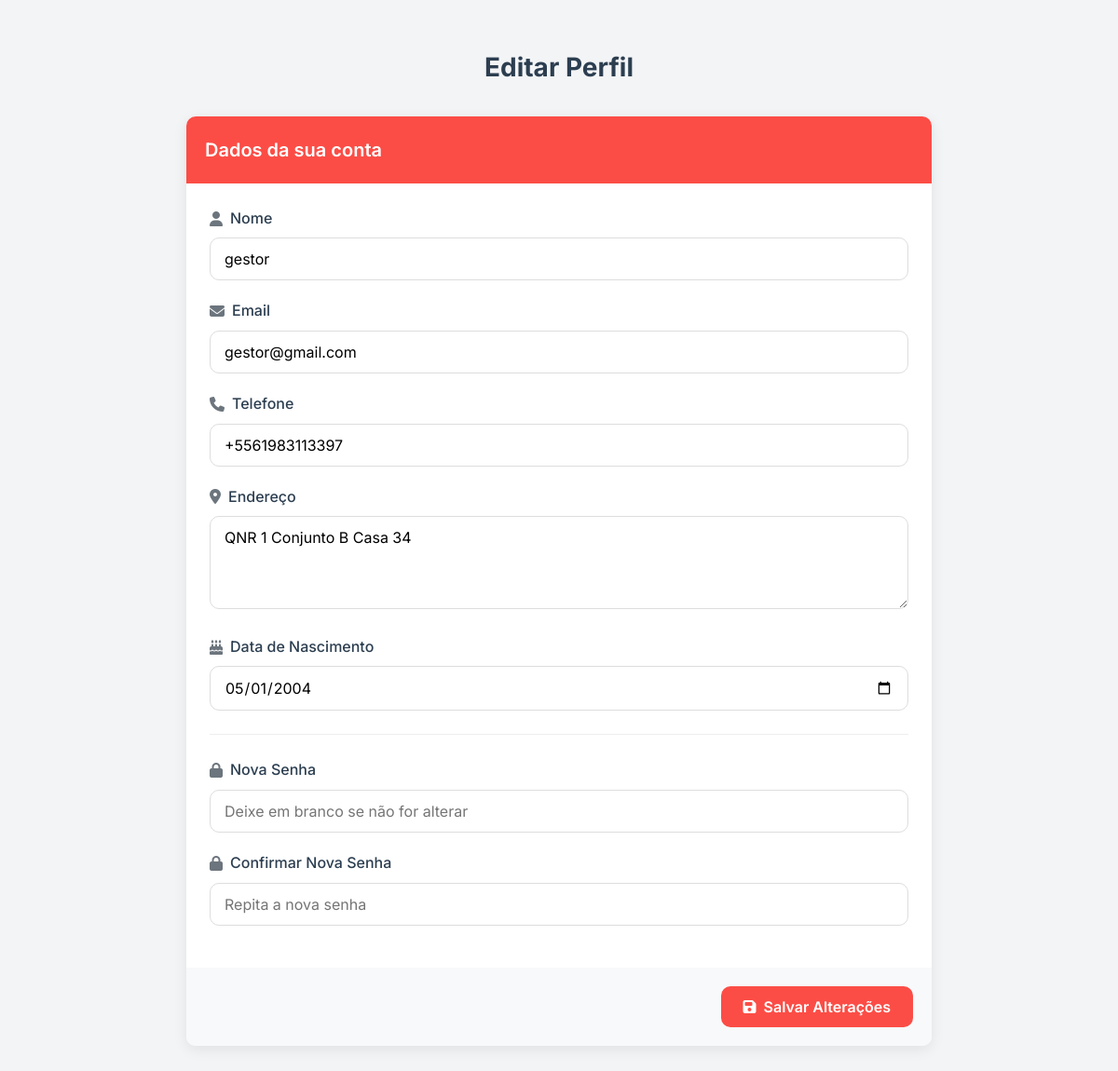
Page /hospede/pages/editar_perfil.php (signed in) on the committed database.
### tables this page shows
CREATE TABLE `usuarios` (
  `ID` int(11) NOT NULL,
  `Nome` varchar(45) NOT NULL,
  `Email` varchar(45) NOT NULL,
  `Data_Nascimento` varchar(45) NOT NULL,
  `Telefone` varchar(45) NOT NULL,
  `Endereco` varchar(45) NOT NULL,
  `CPF` char(14) NOT NULL,
  `Perfil_ID_Perfil` int(11) NOT NULL,
  `solicitou_exclusao` varchar(45) DEFAULT NULL,
  `Senha` varchar(255) NOT NULL,
  `Data_Solicitacao_Exclusao` datetime DEFAULT current_timestamp()
);

### hospede/pages/editar_perfil.php (the view, shortened to what this page needs)
<?php
require_once '../../config/config.php';
$id_usuario = $_SESSION['usuario']['ID'];
$sql = "SELECT * FROM usuarios WHERE id = :id";
$stmt = $pdo->prepare($sql);
$stmt->bindParam(':id', $id_usuario);
$stmt->execute();
$usuario = $stmt->fetch(PDO::FETCH_ASSOC);
?>
<!DOCTYPE html>
<html lang="pt-br">
<head>
    <link rel="stylesheet" href="https://cdnjs.cloudflare.com/ajax/libs/font-awesome/6.5.0/css/all.min.css">
</head>
<body>
    <div class="container">
        <div class="page-header">
            <h1 class="page-title">Editar Perfil</h1>
        </div>
        <div class="profile-card">
            <div class="card-header">
                <h3 class="card-title">Dados da sua conta</h3>
            </div>
            <form method="POST">
                <div class="card-body">
                    <div class="form-group">
                        <label for="nome" class="form-label">
                            <i class="fas fa-user input-icon"></i>
                            Nome
                        </label>
                        <input type="text" id="nome" class="form-control" name="nome" value="<?= htmlspecialchars($usuario['Nome'] ?? '') ?>" required>
                    </div>
                    <div class="form-group">
                        <label for="email" class="form-label">
                            <i class="fas fa-envelope input-icon"></i>
                            Email
                        </label>
                        <input type="email" id="email" class="form-control" name="email" value="<?= htmlspecialchars($usuario['Email'] ?? '') ?>" required>
                    </div>
                    <div class="form-group">
                        <label for="telefone" class="form-label">
                            <i class="fas fa-phone input-icon"></i>
                            Telefone
                        </label>
                        <input type="text" id="telefone" class="form-control" name="telefone" value="<?= htmlspecialchars($usuario['Telefone'] ?? '') ?>">
                    </div>
                    <div class="form-group">
                        <label for="endereco" class="form-label">
                            <i class="fas fa-map-marker-alt input-icon"></i>
                            Endereço
                        </label>
                        <textarea id="endereco" class="form-control" name="endereco" rows="3"><?= htmlspecialchars($usuario['Endereco'] ?? '') ?></textarea>
                    </div>
                    <div class="form-group">
                        <label for="data_nascimento" class="form-label">
                            <i class="fas fa-birthday-cake input-icon"></i>
                            Data de Nascimento
                        </label>
                        <input type="date" id="data_nascimento" class="form-control" name="data_nascimento" value="<?= htmlspecialchars($usuario['Data_Nascimento'] ?? '') ?>">
                    </div>
                    <div class="divider"></div>
                    <div class="form-group">
                        <label for="nova_senha" class="form-label">
                            <i class="fas fa-lock input-icon"></i>
                            Nova Senha
                        </label>
                        <input type="password" id="nova_senha" class="form-control" name="nova_senha" placeholder="Deixe em branco se não for alterar">
                    </div>
                    <div class="form-group">
                        <label for="confirmar_senha" class="form-label">
                            <i class="fas fa-lock input-icon"></i>
                            Confirmar Nova Senha
                        </label>
                        <input type="password" id="confirmar_senha" class="form-control" name="confirmar_senha" placeholder="Repita a nova senha">
                    </div>
                </div>
                <div class="card-footer">
                    <button type="submit" class="btn btn-primary">
                        <i class="fas fa-save"></i> Salvar Alterações
                    </button>
                </div>
            </form>
        </div>
    </div>
</body>
</html>

### hospede/pages/editar_perfil.php (style rules this page uses)
:root { --primary-color: #FB4D46; --secondary-color: #2c3e50; --light-gray: #f8f9fa; --dark-gray: #6c757d; --white: #ffffff; --border-radius: 10px; --box-shadow: 0 4px 15px rgba(0,0,0,0.08); --transition: all 0.3s ease; }
* { margin: 0; padding: 0; box-sizing: border-box; font-family: 'Inter', sans-serif; }
body { background-color: #f3f4f6; color: #333; line-height: 1.6; padding: 20px; }
.container { max-width: 800px; margin: 30px auto; }
.page-header { text-align: center; margin-bottom: 30px; }
.page-title { color: var(--secondary-color); font-size: 28px; margin-bottom: 10px; }
.profile-card { background-color: var(--white); border-radius: var(--border-radius); box-shadow: var(--box-shadow); overflow: hidden; }
.card-header { background-color: var(--primary-color); color: white; padding: 20px; }
.card-title { font-size: 20px; font-weight: 600; margin: 0; }
.card-body { padding: 25px; }
.form-group { margin-bottom: 20px; }
.form-label { display: block; margin-bottom: 8px; font-weight: 500; color: var(--secondary-color); display: flex; align-items: center; gap: 8px; }
.form-control { width: 100%; padding: 12px 15px; border: 1px solid #ddd; border-radius: var(--border-radius); font-size: 16px; transition: var(--transition); }
textarea.form-control { min-height: 100px; resize: vertical; }
.divider { border-top: 1px solid #eee; margin: 25px 0; }
.card-footer { padding: 20px; background-color: var(--light-gray); text-align: right; }
.btn { display: inline-flex; align-items: center; justify-content: center; gap: 8px; padding: 12px 24px; border-radius: var(--border-radius); font-weight: 600; cursor: pointer; text-decoration: none; transition: var(--transition); border: none; font-size: 16px; }
.btn-primary { background-color: var(--primary-color); color: white; }
.input-icon { color: var(--dark-gray); font-size: 16px; }

### rows in the picture
usuarios: nome "gestor", email "gestor@gmail.com", telefone "+5561983113397", endereco "QNR 1 Conjunto B Casa 34", data_nascimento "05/01/2004"
